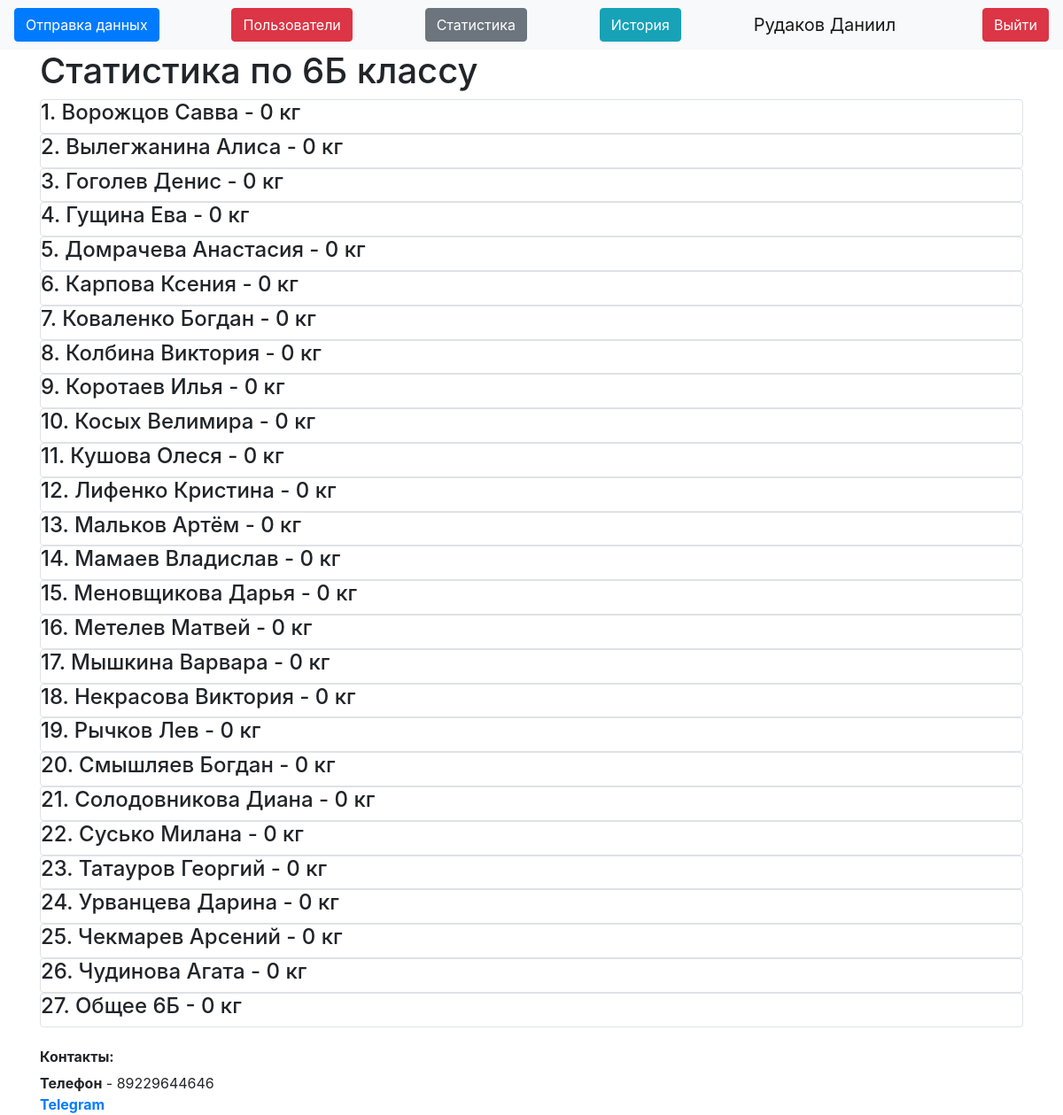
The app's page /stats6b (signed in), older data.
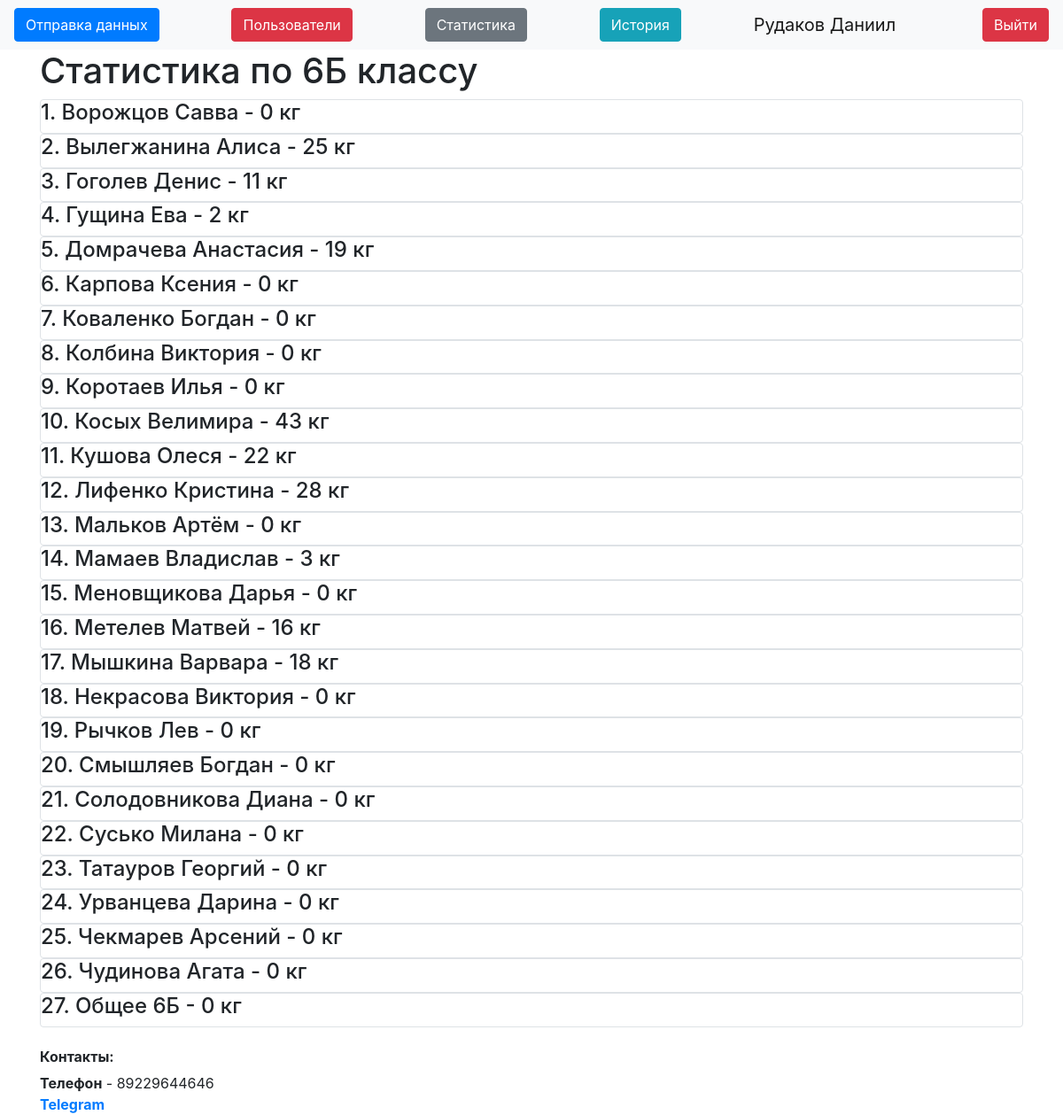
The same page, newer data.
### data/Pupils.py (models this page shows)
class Pupils(SqlAlchemyBase):
    __tablename__ = 'Pupils'
    id = sqlalchemy.Column(sqlalchemy.Integer, autoincrement=True, primary_key=True)
    name = sqlalchemy.Column(sqlalchemy.String)
    value = sqlalchemy.Column(sqlalchemy.Integer, default=0)
    grade = sqlalchemy.Column(sqlalchemy.String)
    kilo = orm.relationship("Kilograms", back_populates="pupil")

### server.py (the view)
@app.route("/stats6b")
@login_required
def stats6b():
    db_sess = db_session.create_session()
    pupils = db_sess.query(Pupils).filter(Pupils.grade == "6Б").all()
    db_sess.close()
    return render_template("stats_grade.html", db=pupils, grade="6Б", title="6Б статистика")

### data/db_session.py (called while the page is built)
def create_session() -> Session:
    global __factory
    return __factory()

### server.py (called while the page is built)
@login_manager.user_loader # Декоратор для авторизации пользователей
def load_user(user_id):
    db_sess = db_session.create_session()
    user_id = db_sess.query(User).get(user_id)
    db_sess.close()
    return user_id

### templates/stats_grade.html
{% extends "base.html" %}
{% block content %}
{% if current_user.is_admin %}
<h1>Статистика по {{grade}} классу</h1>
{% for item in db%}
<div class="col-md6 border rounded">
    <h4>{{item.name}} - {{item.value}} кг</h4>
</div>
{% endfor %}
{% endif %}
{% endblock %}

Row changes from the older to the newer data that the page shows:
changed Pupils "2. Вылегжанина Алиса": value "0" → "25"
changed Pupils "3. Гоголев Денис": value "0" → "11"
changed Pupils "4. Гущина Ева": value "0" → "2"
changed Pupils "5. Домрачева Анастасия": value "0" → "19"
changed Pupils "10. Косых Велимира": value "0" → "43"
changed Pupils "11. Кушова Олеся": value "0" → "22"
changed Pupils "12. Лифенко Кристина": value "0" → "28"
changed Pupils "14. Мамаев Владислав": value "0" → "3"
changed Pupils "16. Метелев Матвей": value "0" → "16"
changed Pupils "17. Мышкина Варвара": value "0" → "18"
